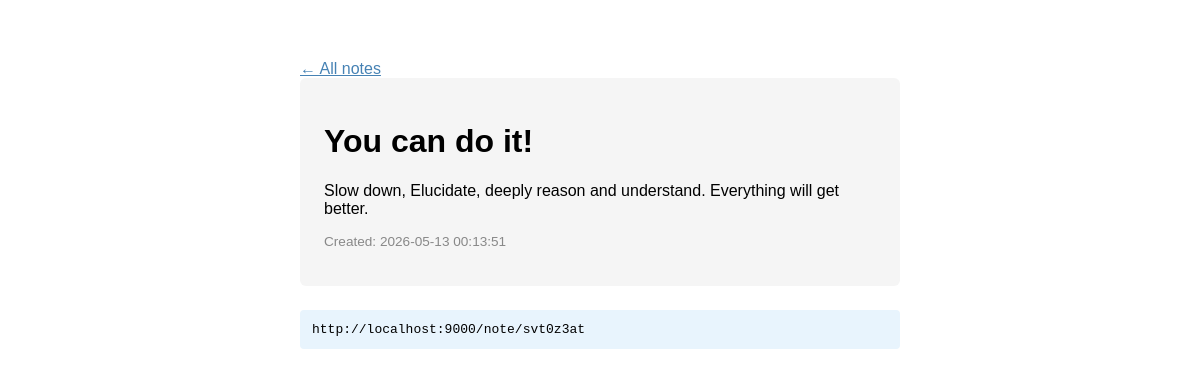
Page /note/svt0z3at on the committed database.
### tables this page shows
CREATE TABLE notes (
    id         INTEGER PRIMARY KEY AUTOINCREMENT,
    short_id   TEXT    NOT NULL UNIQUE,
    title      TEXT    NOT NULL,
    body       TEXT    NOT NULL,
    created_at TEXT    NOT NULL DEFAULT (datetime('now'))
);

### app.py (the view)
@app.route("/note/<short_id>")
def view_note(short_id):
    note = get_note_by_short_id(short_id)
    if note is None:
        logger.warning(f"note not found: short_id={short_id}")
        return render_template("not_found.html"), 404
    logger.debug(f"note viewed: short_id={short_id}")
    return render_template("note.html", note=note)

### app.py (called while the page is built)
@app.before_request
def before_request():
    g.start_time = time.time()
    logger.info(f"→ {request.method} {request.path}  from {request.remote_addr}")

@app.after_request
def after_request(response):
    duration_ms = (time.time() - g.start_time) * 1000
    logger.info(f"← {response.status_code}  {duration_ms:.1f}ms")
    return response

### database.py (called while the page is built)
def get_connection():
    conn = sqlite3.connect(DB_PATH)
    conn.row_factory = sqlite3.Row
    return conn

def get_note_by_short_id(short_id):
    conn   = get_connection()
    cursor = conn.cursor()
    cursor.execute("SELECT * FROM notes WHERE short_id = ?", (short_id,))
    row = cursor.fetchone()
    conn.close()
    return row

### templates/note.html (shortened to what this page needs)
<!DOCTYPE html>
<html lang="en">
<head>
</head>
<body>
    <a href="/">← All notes</a>
    <div class="note">
        <h1>{{ note['title'] }}</h1>
        <p>{{ note['body'] }}</p>
        <p class="meta">Created: {{ note['created_at'] }}</p>
    </div>
    <div class="share">
        http://localhost:9000/note/{{ note['short_id'] }}
    </div>
</body>
</html>

### templates/note.html (style rules this page uses)
body { font-family: sans-serif; max-width: 600px; margin: 60px auto; }
.note { background: #f5f5f5; padding: 24px; border-radius: 6px; }
.meta { color: #888; font-size: 0.85rem; margin-top: 16px; }
.share { margin-top: 24px; padding: 12px; background: #e8f4fd; border-radius: 4px; font-family: monospace; word-break: break-all; }
a { color: steelblue; }

### rows in the picture
notes: title "You can do it!", body "Slow down, Elucidate, deeply reason and understand. Everything will get better.", created_at "2026-05-13 00:13:51", short_id "svt0z3at"
